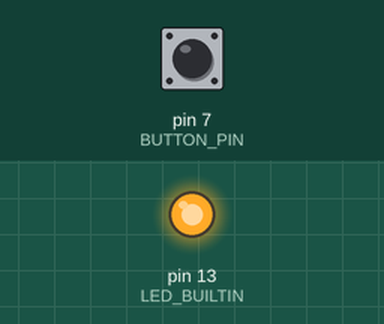
A sketch run on a simulated Arduino Uno, built with avr-gcc and run on an emulated ATmega328P. Shown: output pins drawn as LEDs (lit = HIGH). The inputs (shaded band) are chosen by the test bench; at power-on: pin 7 (BUTTON_PIN) LOW. No radio packets arrive unless stated; what the sketch prints to the serial monitor is not drawn.

Above: at 0.1 s.
Timing chart, 0 to 1.6 s (numbered marks = the images above):
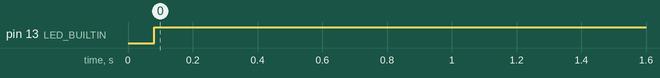

Measured:
- by itself, pin 13 (LED_BUILTIN): LOW → HIGH at 0.08 s

The sketch:

Claw_NTransmitter_v01_20200818.ino
```cpp
#include <LoRa.h>

const int BUTTON_PIN = 7;
byte channel = 48;

void setup()
{
  Serial.begin(115200);

  pinMode(BUTTON_PIN, INPUT);
  pinMode(LED_BUILTIN, OUTPUT);

  Serial.print("Starting LoRa...");
  if (!LoRa.begin(915E6)) //한국 주파수
  {
    Serial.println("Failed!");
  }
  Serial.println("Success!");
}

void loop()
{
  byte reading = digitalRead(BUTTON_PIN);  //버튼 눌렸는지 검사

  byte packet[6] = {0, };
  packet[0] = 0x02;     // STX
  packet[1] = 0x00;     // 제어 코드 예약, 현재는 의미 없음
  packet[2] = channel;  // 채널
  packet[3] = reading;  // 버튼 데이터
  packet[4] = 100;      // 체크섬
  packet[5] = 0x03;     // ETX

  Serial.print("Sending: [chan: ");
  Serial.print(packet[2]);
  Serial.print(", data: ");
  Serial.print(packet[3]);
  Serial.print(", checksum: ");
  Serial.print(packet[4]);
  Serial.print("]...");

  LoRa.beginPacket();
  LoRa.write(packet, sizeof(packet));
  int success = LoRa.endPacket();

  if(success == 1) {
    Serial.println("Ok");
    digitalWrite(LED_BUILTIN, HIGH);
  } else {
    Serial.println("Failed");
    digitalWrite(LED_BUILTIN, LOW);
  }
  delay(1);
}
```
